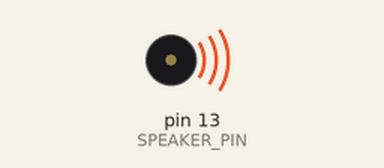
Bench run of a sketch on a simulated Arduino Uno, built with avr-gcc and run on an emulated ATmega328P. Shown: buzzer (waves = sounding).

Above: at 0.2 s.
At 3.6 s:
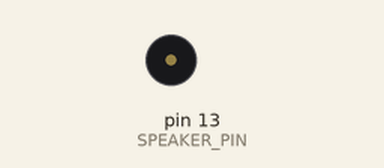
Timing chart, 0 to 4.6 s (numbered marks = the images above):
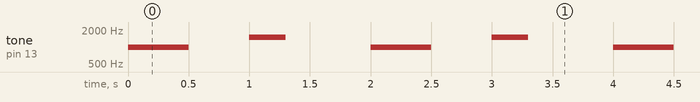

Measured:
- by itself, tone on pin 13 (SPEAKER_PIN): repeats every 2.0 s: silent 0.50 s, 1500 Hz 0.30 s, silent 0.70 s, 1000 Hz 0.50 s

The sketch:

sketch_jan16a.ino
```cpp
#define SPEAKER_PIN 13  // Pino conectado ao resistor e alto-falante

void setup() {
  pinMode(SPEAKER_PIN, OUTPUT);  // Define o pino como saída
}

void loop() {
  // Toca um som de 1000 Hz por 500 ms
  tone(SPEAKER_PIN, 1000); // Gera um tom de 1000 Hz
  delay(500);              // Aguarda 500 ms

  // Para o som por 500 ms
  noTone(SPEAKER_PIN); // Para o tom
  delay(500);          // Aguarda 500 ms

  // Toca um som de 1500 Hz por 300 ms
  tone(SPEAKER_PIN, 1500); // Gera um tom de 1500 Hz
  delay(300);              // Aguarda 300 ms

  // Para o som por 700 ms
  noTone(SPEAKER_PIN); // Para o tom
  delay(700);          // Aguarda 700 ms
}
```
